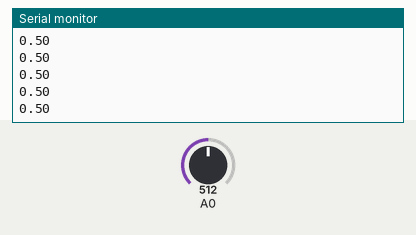
A sketch run on a simulated Arduino Uno, built with avr-gcc and run on an emulated ATmega328P. Parts: the last lines printed to the serial monitor. Inputs (shaded band) come from the test bench; at power-on: A0 = 512.

Above: at 1.2 s.
1.3 s: A0 set to 716
At 2.0 s:
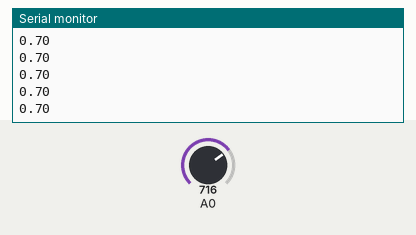
2.8 s: A0 set to 900
At 3.8 s:
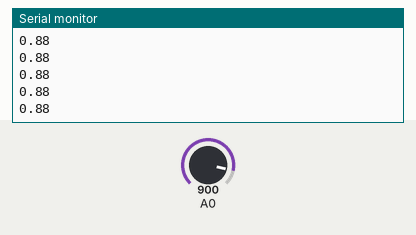
Timing chart, 0 to 5.8 s (numbered marks = the images above; inputs shaded):
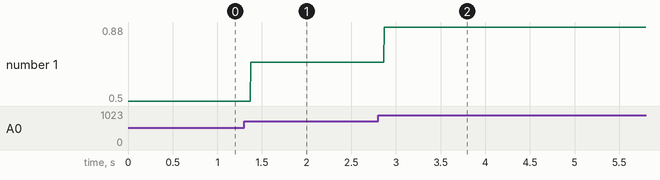

The sketch:

analogPressure.ino
```cpp
/*
 * This code reads pressure value from an analog pressure transducer
 * Author: Dingjun Yue
 * Email: dingjun.yue@gmail.com
 */

// Analog pressure sensor is connected to A0
int analogPressureSensor = 0;

void setup() {
  Serial.begin(9600);
}

void loop() {
  Serial.println(readPressure(analogPressureSensor));
}

float readPressure(int analogPin) {
  // Read raw value in the range of 0 - 1023
  int rawValue = analogRead(analogPin);
  // Convert to voltage, range: 0.5v - 4.5v
  float voltage = rawValue * (4.0/1023.0) + 0.5;
  // Convert to MPa, range: 0 - 1 MPa
  float pressure = (voltage - 0.5) / 4.0;

  return pressure;
}
```

Measured:
- after the input at 1.3 s, the serial monitor: prints a new line after 0.07 s (image 1)
- after the input at 2.8 s, the serial monitor: prints a new line after 0.07 s (image 2)
- plotted number 1: 0.5 → 0.7 after the input at 1.3 s, 0.7 → 0.88 after the input at 2.8 s
